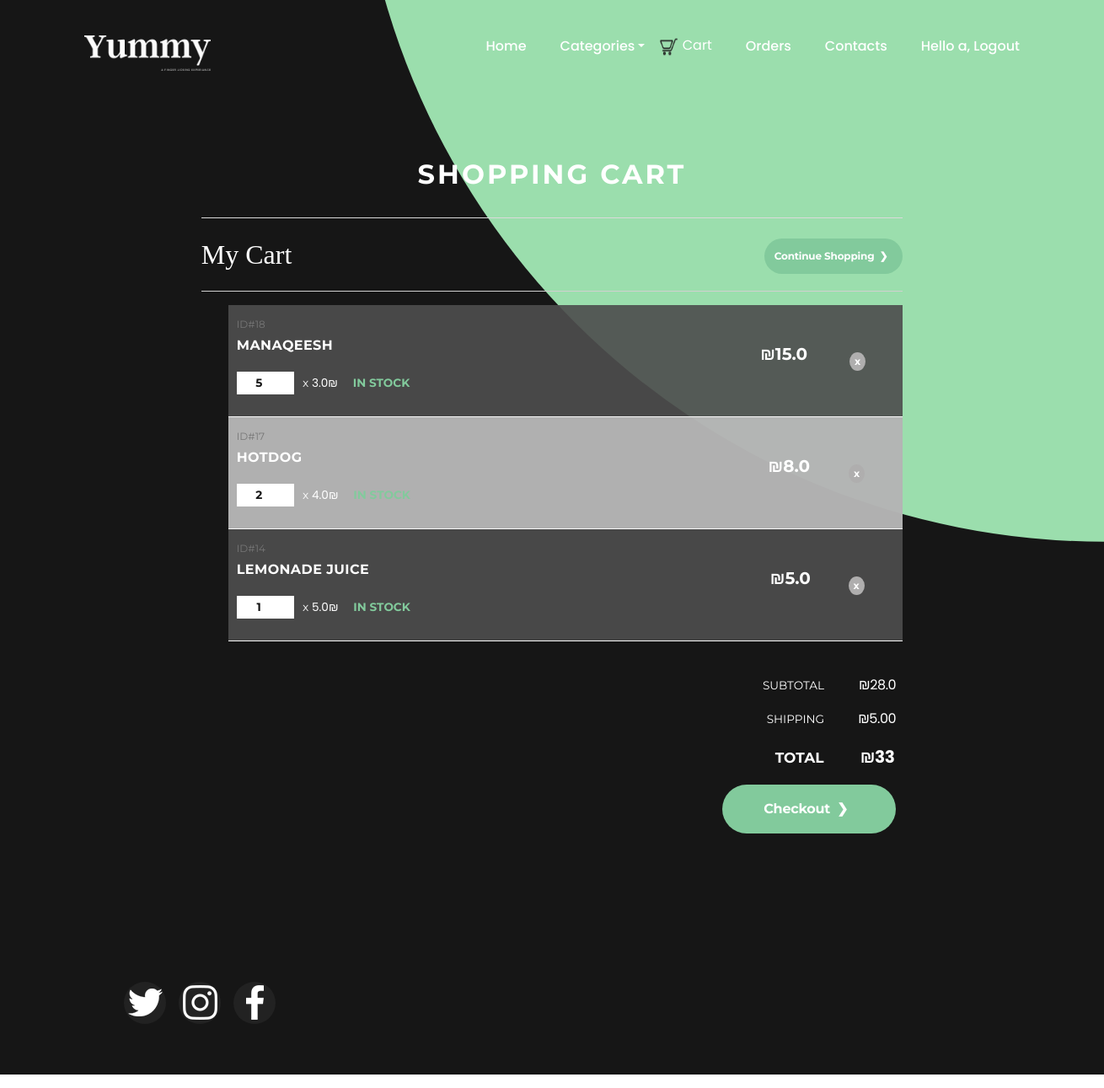
The app's page /yummy/cart (signed in) with its own data.
### yummy_app/models.py (models this page shows)
class Dish(models.Model):
    name = models.CharField(max_length=45)
    description = models.CharField(max_length=255)
    price = models.FloatField()
    category = models.ForeignKey(Category, related_name="dishes", on_delete=models.CASCADE)
    image = models.TextField(null=True)
    created_at = models.DateTimeField(auto_now_add=True)
    updated_at = models.DateTimeField(auto_now=True)

### yummy_app/views.py (the view)
# urls.py: path('cart', views.cart),
def cart(request):
    user_id = request.session['id']
    totalprice = 0
    items = models.getAllInCart(user_id)
    itemslist = []
    for item in items:
        itemslist.append(
            (item, models.getdishquantity(user_id, item), item.price * models.getdishquantity(user_id, item)))
        totalprice += item.price * models.getdishquantity(user_id, item)
    context = {
        'items': itemslist,
        'totalprice': totalprice
    }
    return render(request, "cart.html", context)

### yummy_app/models.py (called while the page is built)
def getuserby_id(user_id):
    try:
        user = User.objects.get(id=user_id)
    except Exception as e:
        print("Error getting uer from database", e)
        return None
    return user

def getAllInCart(user_id):
    user = getuserby_id(user_id)
    if user is not None:
        return user.cart.dish.all()
    return []

def getdishquantity(user_id, dish):
    user = getuserby_id(user_id)
    cart = user.cart
    if user is not None and cart is not None:
        return dish.cartdish_set.get(cart=cart).quantity
    return 1

### yummy_app/templates/cart.html (shortened to what this page needs)
<!DOCTYPE html>
<html lang="en">
<head>
    <link rel="stylesheet" href="https://unpkg.com/swiper/swiper-bundle.css"/>
    {% load static %}
    <link rel="stylesheet" href="{% static 'css/cartstyle.css' %}"/>
    <link rel="stylesheet" href="{% static 'css/generalstyle.css' %}"/>
    <link href="https://cdn.jsdelivr.net/npm/bootstrap@5.0.1/dist/css/bootstrap.min.css" rel="stylesheet"
>
</head>
<body>
<section>
    <header>
        <a href="/yummy"> <img src="{% static 'img/categories/logo.png' %}" class="logo"></a>
        <ul class="navigation">
            <li><a href="/yummy">Home</a></li>
            <li class="dropdown">
                <a class="nav-link dropdown-toggle p-0" href="#" id="navbarDarkDropdownMenuLink" role="button"
                   data-bs-toggle="dropdown" aria-expanded="false">Categories</a>
            </li>
            <a style="text-decoration: none; color: white;" href="/yummy/cart"><img width="30" height="30"
                                                                                    src="{% static 'img/fullCart.png' %}"
                                                                                    alt="fullCart" class="cartIcon">
                Cart</a>
            <li><a href="/yummy/orders">Orders</a></li>
            <li><a href="/yummy/contactus">Contacts</a></li>
            {% if request.session.loggedin %}
                <li><a href="/logout">Hello {{ request.session.username }}, Logout</a></li>
            {% else %}
                <li><a href="/">Login</a></li>
            {% endif %}
        </ul>
    </header>
    <div class="content">
        <div class="wrap cf">
            <h1 class="projTitle">
                Shopping Cart
            </h1>
            <div class="heading cf">
                <h1>My Cart</h1>
                <a href="/yummy" class="continue">Continue Shopping</a>
            </div>
            <div class="cart">
                <ul class="cartWrap">
                    {% load mathfilters %} {% for item in items %} {% if forloop.counter|divisibleby:2 %}
                    <li class="items even">
                        {% else %}
                    <li class="items odd">
                {% endif %}
                <div class="infoWrap">
                    <div class="cartSection">
                        <p id="itemid" class="itemNumber">ID#{{ item.0.id }}</p>
                        <h3>{{ item.0.name }}</h3>
                        <p><input id="qty" type="number" min=1 class="qty" value={{ item.1 }} placeholder="1"/> x
                            <span class="myprice">{{ item.0.price }}₪</span>
                        </p>
                        <p class="stockStatus">In Stock</p>
                    </div>
                    <div class="prodTotal cartSection">
                        <p id="itemprice">₪{{ item.0.price|mul:item.1 }}</p>
                    </div>
                    <div class="cartSection removeWrap">
                        <a href="" class="remove">x</a>
                    </div>
                </div>
                </li>
                {% endfor %}
                </ul>
            </div>
            <div class="subtotal cf">
                <ul>
                    <li class="totalRow">
                        <span class="label">Subtotal</span><span class="value">₪{{ totalprice }}</span>
                    </li>
                    <li class="totalRow">
                        <span class="label">Shipping</span><span class="value">₪5.00</span>
                    </li>
                    <li class="totalRow final">
                        <span class="label">Total</span><span class="value">₪{{ totalprice|add:5 }}</span>
                    </li>
                    <li class="totalRow">
                        <a href="/yummy/orders" class="btn continue">Checkout</a>
                    </li>
                </ul>
            </div>
        </div>
    </div>
</section>
<footer>
    <ul class="sci">
        <li>
            <a href="https://twitter.com/"><img src="{% static 'img/categories/twitter.png' %}"/></a>
        </li>
        <li>
            <a href="https://www.instagram.com/"><img src="{% static 'img/categories/instagram.png' %}"/></a>
        </li>
        <li>
            <a href="https://www.facebook.com/"><img src="{% static 'img/categories/facebook.png' %}"/></a>
        </li>
    </ul>
</footer>
</body>
</html>

### yummy_app/static/css/generalstyle.css (style rules this page uses)
* { margin: 0; padding: 0; box-sizing: border-box; font-family: "Poppins", sans-serif; color: white; }
section { position: relative; width: 100%; min-height: 100vh; padding: 100px; display: flex; justify-content: space-between; align-items: center; background: #161616; }
footer { background: #161616; }
header { position: absolute; top: 0; left: 0; width: 100%; padding: 40px 100px; display: flex; justify-content: space-between; align-items: center; }
header .logo { position: relative; max-width: 150px; }
header .navigation { position: relative; display: flex; align-items: center; }
header .navigation li { list-style: none; }
header .navigation li a { text-decoration: none; display: inline-block; color: #fff; font-weight: 500; margin-left: 40px; }
.content { position: relative; width: 100%; display: flex; justify-content: space-between; align-items: center; }
.sci { position: relative; bottom: 60px; left: 100px; display: flex; justify-content: flex-start; align-items: flex-start; }
.sci li { list-style: none; }
.sci li a { display: inline-block; margin-left: 15px; background: #222; width: 50px; height: 50px; display: flex; justify-content: center; align-items: center; border-radius: 50%; transition: 0.2s ease-in-out; }
.sci li a img { filter: invert(1); }
input { color: #161616; font-weight: bolder; }
.cartIcon { width: 30px; height: 30px; padding-left: 7px; margin-left: 10px; }

### records on screen
Dish: id "18", name "MANAQEESH", item "5", price "3.0", price "15.0"
Dish: id "17", name "HOTDOG", item "2", price "4.0", price "8.0"
Dish: id "14", name "LEMONADE JUICE", item "1", price "5.0"

### other values on screen
{{ request.session.username }} "a"
{{ totalprice }} "28.0"
{{ totalprice|add:5 }} "33"
